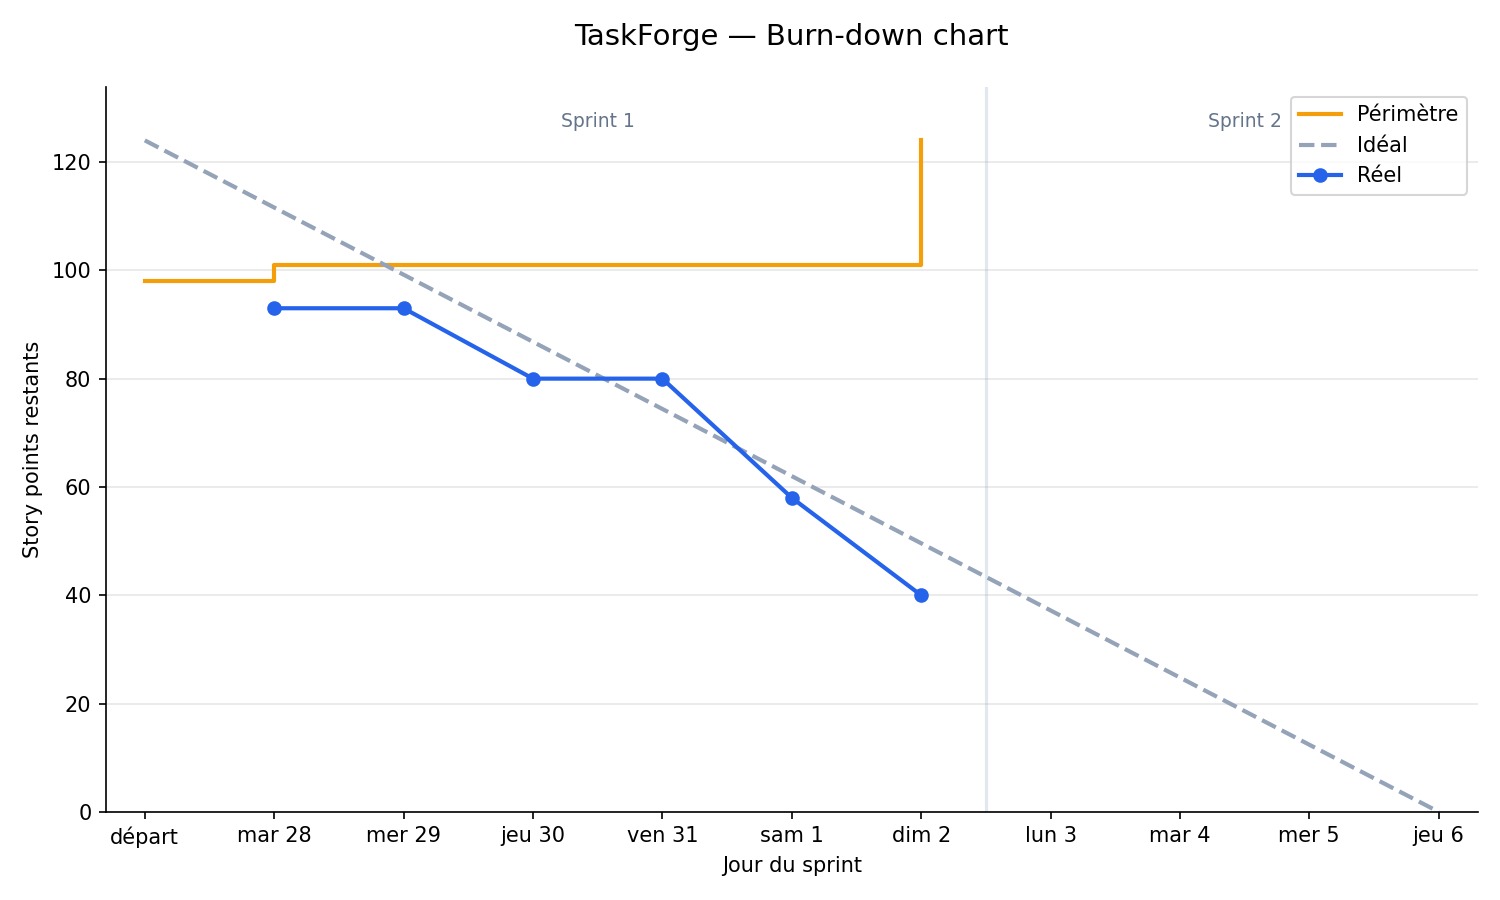

The Python source for this figure:
#!/usr/bin/env python3
"""Génère pm/burndown.png (périmètre, idéal, réel) à partir de pm/burndown.csv.

Usage : python3 pm/burndown.py   (ou `make burndown`)

Mise à jour quotidienne = ajouter une ligne au CSV, relancer le script.
La colonne sp_total permet de tracer les corrections de périmètre.
"""

import csv
from datetime import date
from pathlib import Path

import matplotlib

matplotlib.use("Agg")
import matplotlib.pyplot as plt  # noqa: E402

PM_DIR = Path(__file__).parent
CSV_PATH = PM_DIR / "burndown.csv"
PNG_PATH = PM_DIR / "burndown.png"

# Périmètre engagé au moment de la planification, avant tout ajustement.
# C'est le point de départ de la courbe de périmètre.
SP_DEPART = 98

# 10 jours ouvrés : 28-31 juil, week-end 1-2 août travaillé, 3-6 août
JOURS = [
    (1, date(2026, 7, 28), "mar 28"),
    (2, date(2026, 7, 29), "mer 29"),
    (3, date(2026, 7, 30), "jeu 30"),
    (4, date(2026, 7, 31), "ven 31"),
    (5, date(2026, 8, 1), "sam 1"),
    (6, date(2026, 8, 2), "dim 2"),
    (7, date(2026, 8, 3), "lun 3"),
    (8, date(2026, 8, 4), "mar 4"),
    (9, date(2026, 8, 5), "mer 5"),
    (10, date(2026, 8, 6), "jeu 6"),
]


def lire_releves():
    """Retourne {jour: (sp_restants, sp_total)} depuis le CSV.

    sp_total est optionnel : une ligne qui l'omet reprend le dernier connu,
    ce qui évite d'avoir à le répéter tant que le périmètre ne bouge pas.
    """
    if not CSV_PATH.exists():
        return {}

    releves = {}
    total_courant = SP_DEPART

    with CSV_PATH.open(encoding="utf-8") as f:
        for ligne in csv.DictReader(f):
            if not ligne.get("sp_restants", "").strip():
                continue
            if ligne.get("sp_total", "").strip():
                total_courant = float(ligne["sp_total"])
            releves[int(ligne["jour"])] = (float(ligne["sp_restants"]), total_courant)

    return releves


def main():
    releves = lire_releves()

    jours = [j for j, _, _ in JOURS]
    labels = [lbl for _, _, lbl in JOURS]

    jours_reels = sorted(j for j in releves if j in jours)
    valeurs_reelles = [releves[j][0] for j in jours_reels]
    totaux = [releves[j][1] for j in jours_reels]

    # Le périmètre courant sert de référence à la ligne idéale : elle répond à
    # « où faut-il en être pour tout terminer », donc au périmètre d'aujourd'hui,
    # pas à celui qu'on croyait avoir au départ.
    total_courant = totaux[-1] if totaux else SP_DEPART

    # Convention : les relevés réels sont pris EN FIN de journée. La ligne idéale
    # doit donc partir du total à un jour 0 — avant le début du sprint — et non au
    # jour 1, sans quoi elle n'attendrait aucune avancée le premier jour et
    # comparerait un début de journée à une fin de journée.
    dernier = jours[-1]
    jours_ideal = [0] + jours
    ideal = [total_courant * (dernier - j) / dernier for j in jours_ideal]

    fig, ax = plt.subplots(figsize=(10, 6))

    # Courbe de périmètre, en marches : sans elle, un ajout de scope se lirait
    # comme une journée improductive sur la courbe réelle. Les deux corrections
    # (TECH22 le 28/07, le front le 02/08) deviennent lisibles d'un coup d'œil.
    if jours_reels:
        ax.plot(
            [0] + jours_reels,
            [SP_DEPART] + totaux,
            drawstyle="steps-post",
            color="#f59e0b",
            linewidth=2,
            label="Périmètre",
        )

    ax.plot(jours_ideal, ideal, "--", color="#94a3b8", linewidth=2, label="Idéal")

    if jours_reels:
        ax.plot(
            jours_reels,
            valeurs_reelles,
            "-o",
            color="#2563eb",
            linewidth=2,
            markersize=6,
            label="Réel",
        )

    plafond = max(total_courant, SP_DEPART)

    # Frontière sprint 1 / sprint 2 (sprint 2 démarre au jour 7, lun 3 août)
    ax.axvline(6.5, color="#e2e8f0", linewidth=1.5, zorder=0)
    ax.text(3.5, plafond * 1.02, "Sprint 1", ha="center", color="#64748b", fontsize=9)
    ax.text(8.5, plafond * 1.02, "Sprint 2", ha="center", color="#64748b", fontsize=9)

    ax.set_title("TaskForge — Burn-down chart", fontsize=14, pad=20)
    ax.set_xlabel("Jour du sprint")
    ax.set_ylabel("Story points restants")
    ax.set_xticks(jours_ideal)
    ax.set_xticklabels(["départ"] + labels)
    ax.set_xlim(-0.3, dernier + 0.3)
    ax.set_ylim(0, plafond * 1.08)
    ax.grid(axis="y", alpha=0.3)
    ax.legend()
    ax.spines[["top", "right"]].set_visible(False)

    fig.tight_layout()
    fig.savefig(PNG_PATH, dpi=150)
    print(f"✓ {PNG_PATH} généré ({len(jours_reels)} point(s) réel(s))")


if __name__ == "__main__":
    main()
